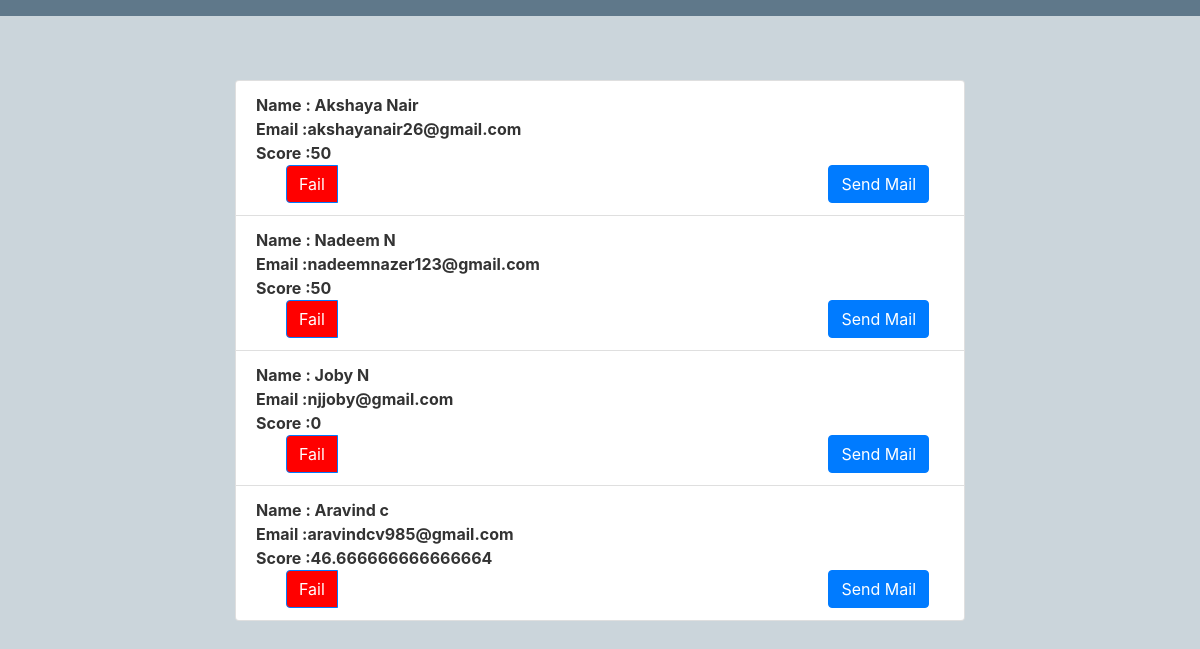
Screenshot of /view_users with the database file from the repository.
### irecruit/models.py (models this page shows, shortened)
class User(db.Model, UserMixin):
    id = db.Column(db.Integer, primary_key=True)
    firstname = db.Column(db.String(20), nullable=False)
    lastname = db.Column(db.String(20), nullable=False)
    dob = db.Column(db.String(10), nullable=False)
    user_id = db.Column(db.Integer, db.ForeignKey('admin.id'), unique=True)
    skill = db.relationship('Skill', backref='user', lazy=True)

class Admin(db.Model, UserMixin):
    id = db.Column(db.Integer, primary_key=True)
    email = db.Column(db.String(120), unique=True, nullable=False)
    image_file = db.Column(db.String(20), nullable=False, default='default.jpg')
    password = db.Column(db.String(60), nullable=False)
    user = db.relationship('User', backref='admin', uselist=False)
    score = db.Column(db.Integer, default=0)

### irecruit/route.py (the view)
@app.route('/view_users')
def view_users():
    db.create_all()
    users = Admin.query.all()
    usr = User.query.all()
    return render_template('view_users.html', users=users, usr=usr)

### irecruit/templates/view_users.html
{% extends "layout.html" %}
{% block content %}
        <ul class="list-group">
        {% for user in users %}
            {% for usr in usr %}
         {% if usr.id == user.id %}
        <li class="list-group-item" style="font-weight: bold;">
             Name : {{ usr.firstname }} {{ usr.lastname }}<br>
            Email :{{ user.email }} <br>
            Score :{{ user.score }}
            <div class="btn-group container">
                {% if user.score > 50 %}
                     <div class="btn-group container">
                <button type="button" id="pass" class="btn btn-primary" style="background-color: green">Pass</button>
                    </div>
                    <form method="post" action="/passe_mails"> <button type="submit" class="btn btn-primary" name = "send" value = "{{ user.email }}">Send Mail</button></form>
                {% else %}
                    <div class="btn-group container">
                     <button type="button" class="btn btn-primary" style="background-color: red">Fail</button>
                    </div>
                    <form method="post" action="/passe"> <button type="submit" class="btn btn-primary" name = "send" value = "{{ user.email }}">Send Mail</button></form>
                    {% endif %}
            </div>
        </li>
         {% endif %}
            {% endfor %}
        {% endfor %}
        </ul>
{% endblock content %}

### irecruit/templates/layout.html (shortened to what this page needs)
<!DOCTYPE html>
<html>
<head>
    <link rel="stylesheet" href="https://maxcdn.bootstrapcdn.com/bootstrap/4.0.0/css/bootstrap.min.css">
    <link rel="stylesheet" type="text/css" href="static/css/main1.css">
</head>
<body class="image">
    <header class="site-header">
      <nav class="navbar navbar-expand-md navbar-dark bg-steel fixed-top">
      </nav>
    </header>
    <main role="main" class="container">
      <div class="row">
        <div class="col-md-8 offset-md-2">
          {% block content %}{% endblock %}
        </div>
      </div>
    </main>
</body>
</html>

### irecruit/static/css/main1.css (style rules this page uses)
body { background: #fafafa; color: #333333; margin-top: 5rem; }
.bg-steel { background-color: #5f788a; }

### irecruit/templates/layout.html (style rules this page uses)
.image { width: 100%; height: auto; background-color: #cbd5db; background-repeat: no-repeat; background-size: cover; }

### rows the page displays
Admin: email "akshayanair26@gmail.com", score "50"
User: firstname "Akshaya", lastname "Nair"
Admin: email "nadeemnazer123@gmail.com", score "50"
User: firstname "Nadeem", lastname "N"
Admin: email "njjoby@gmail.com", score "0"
User: firstname "Joby", lastname "N"
Admin: email "aravindcv985@gmail.com", score "46.666666666666664"
User: firstname "Aravind", lastname "c"
